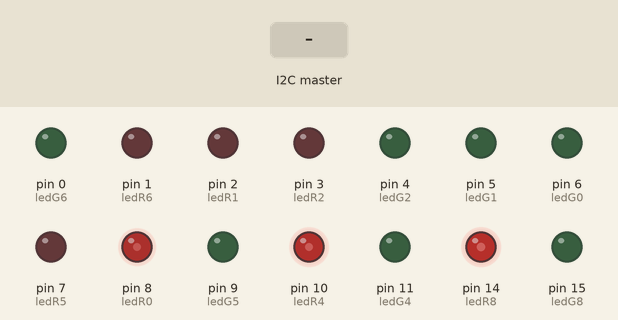
Simulated run of this sketch. Board: Arduino Uno, built with avr-gcc and run on an emulated ATmega328P. Parts: output pins drawn as LEDs (lit = HIGH). Inputs (shaded band) come from the test bench. Random numbers use the default seed unless the sketch sets one.

Above: at 1.2 s.
1.3 s: the I2C master sends the byte 1
At 1.78 s:
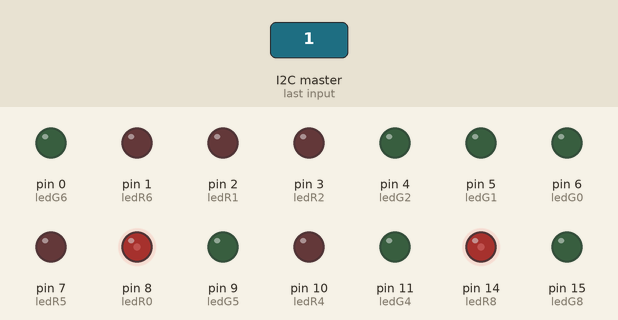
4.3 s: the I2C master sends the byte 2
At 4.72 s:
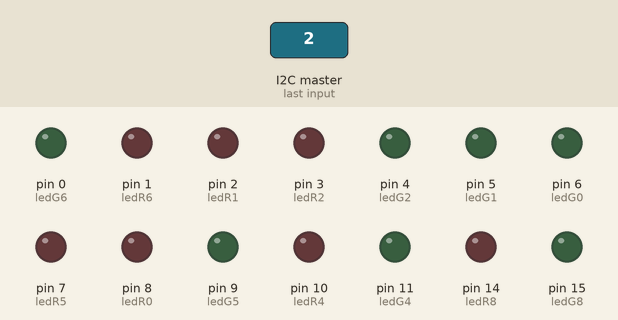
7.3 s: the I2C master sends the byte 90
Timing chart, 0 to 10.3 s (numbered marks = the images above; inputs shaded):
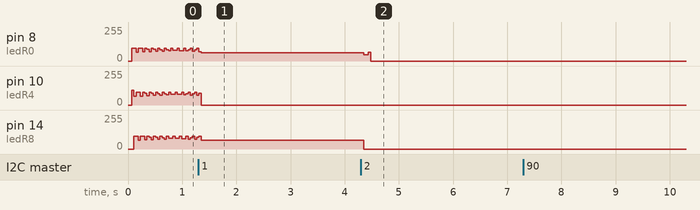

The sketch:

TicTacToeSlave.ino
```cpp
#include <Wire.h>
#include <Time.h>
#include <stdlib.h>

enum Choice {
  Empty, X, O};

struct Point {
  int x;
  int y;
};

class Game {
public:
  static const int board_size = 3;
private:
  Choice board[Game::board_size][Game::board_size];
  int moves;
public:
  Game();
  void make_move(Point p, Choice c);
  Choice board_at(int i, int j);
  int get_moves();
  void update_board();
  bool is_over();
  bool has_won(Choice c);
  void reset();
  void test();
};

class CPU {
  Game& game_;
public:
  CPU(Game& g);
  Point next_move();
};

Game::Game():
moves(0){
  for (int i = 0; i < Game::board_size; i++) {
    for (int j = 0; j < Game::board_size; j++) {
      board[i][j] = Empty;
    }
  }
}

void Game::make_move(Point p, Choice c) {
  board[p.x][p.y] = c;
  moves++;
}

int Game::get_moves() {
  return moves;
}

Choice Game::board_at(int i, int j) {
  return board[i][j];
}

void Game::update_board() {
  //todo: update LED lights
}

bool Game::is_over() {
  return has_won(X) || has_won(O) ||
    moves == Game::board_size * Game::board_size;
}

void Game::reset() {
  for (int j = 0; j < Game::board_size; j++) {
    for (int i = 0; i < Game::board_size; i++) {
      board[j][i] = Empty;
    }
  }
  moves = 0;
}

bool Game::has_won(Choice c) {
  bool broken = false;
  for (int i = 0; i < Game::board_size && !broken; i++) {
    if (board[i][i] != c) {
      broken = true;
    }
  }
  if (!broken)
    return true;

  broken = false;
  for (int i = 0; i < Game::board_size && !broken; i++) {
    if (board[Game::board_size - i - 1][i] != c) {
      broken = true;
    }
  }
  if (!broken)
    return true;

  broken = false;
  for (int i = 0; i < Game::board_size && !broken; i++) {
    if (board[i][Game::board_size - i - 1] != c) {
      broken = true;
    }
  }
  if (!broken)
    return true;
  for (int j = 0; j < Game::board_size; j++) {
    broken = false;
    for (int i = 0; i < Game::board_size && !broken; i++) {
      if (board[j][i] != c) {
        broken = true;
      }
    }
    if (!broken)
      return true;
  }
  for (int j = 0; j < Game::board_size; j++) {
    broken = false;
    for (int i = 0; i < Game::board_size && !broken; i++) {
      if (board[i][j] != c) {
        broken = true;
      }
    }
    if (!broken)
      return true;
  }
  return false;
}

CPU::CPU(Game &g):
game_(g) {
}
Point CPU::next_move(){
  Point p;
  do {
    p.x = random() % Game::board_size;
    p.y = random() % Game::board_size;
  }
  while (!game_.is_over() && game_.board_at(p.x, p.y) != Empty);
  return p;
}


Game game;
CPU cpu(game);

int const ledR0 = 8;
int const ledG0 = 6;

int const ledR1 = 2;
int const ledG1 = 5;

int const ledR2 = 3;
int const ledG2 = 4;

int const ledR3 = 12;
int const ledG3 = 13;

int const ledR4 = 10;
int const ledG4 = 11;

int const ledR5 = 7;
int const ledG5 = 9;

int const ledR6 = 1;
int const ledG6 = 0;

int const ledR7 = 16;
int const ledG7 = 17;

int const ledR8 = 14;
int const ledG8 = 15;


//rest of leds

void Game::test() {
  for (int i = 0; i < Game::board_size; i++) {
    for (int j = 0; j < Game::board_size; j++) {

      if (i==j)
        board[i][j] = X;


    }
  }
}

void setup()
{


  Wire.begin(5);
  Wire.onReceive(receiveEvent);
 // Serial.begin(9600);
  game.test();

  pinMode(ledR0,OUTPUT);
  pinMode(ledG0,OUTPUT);
  pinMode(ledR1,OUTPUT);
  pinMode(ledG1,OUTPUT);
  pinMode(ledR2,OUTPUT);
  pinMode(ledG2,OUTPUT);
  pinMode(ledR3,OUTPUT);
  pinMode(ledG3,OUTPUT);
  pinMode(ledR4,OUTPUT);
  pinMode(ledG4,OUTPUT);
  pinMode(ledR5,OUTPUT);
  pinMode(ledG5,OUTPUT);
  pinMode(ledR6,OUTPUT);
  pinMode(ledG6,OUTPUT);
  pinMode(ledR7,OUTPUT);
  pinMode(ledG7,OUTPUT);
  pinMode(ledR8,OUTPUT);
  pinMode(ledG8,OUTPUT);

  digitalWrite(1,LOW);
    digitalWrite(0,LOW);


}

void turnOn(int led) {
  digitalWrite(led, HIGH);
  delay(5);
  digitalWrite(led, LOW);
}

int updateLights() {
  Choice c;
  if ((c = game.board_at(0,0)) !=Empty) {
    if (c == X)
      turnOn(ledR0);
    else
      turnOn(ledG0);
  }

  if ((c = game.board_at(0,1)) !=Empty) {
    if (c == X)
      turnOn(ledR1);
    else
      turnOn(ledG1);
  }


  if ((c = game.board_at(0,2)) !=Empty) {
    if (c == X)
      turnOn(ledR2);
    else
      turnOn(ledG2);
  }


  if ((c = game.board_at(1,0)) !=Empty) {
    if (c == X)
      turnOn(ledR3);
    else
      turnOn(ledG3);
  }


  if ((c = game.board_at(1,1)) !=Empty) {
    if (c == X)
      turnOn(ledR4);
    else
      turnOn(ledG4);
  }

  if ((c = game.board_at(1,2)) !=Empty) {
    if (c == X)
      turnOn(ledR5);
    else
      turnOn(ledG5);
  }


  if ((c = game.board_at(2,0)) !=Empty) {
    if (c == X)
      turnOn(ledR6);
    else
      turnOn(ledG6);
  }


  if ((c = game.board_at(2,1)) !=Empty) {
    if (c == X)
      turnOn(ledR7);
    else
      turnOn(ledG7);
  }


  if ((c = game.board_at(2,2)) !=Empty) {
    if (c == X)
      turnOn(ledR8);
    else
      turnOn(ledG8);
  }
  return 0;
}
void loop()
{
  updateLights();

}

void receiveEvent(int howMany){

  if(Wire.available()){

    int btn_num = Wire.read();
    Point p;
    if (btn_num == 0) {
      p.x = 0;
      p.y = 0;
    } else if (btn_num == 1) {
      p.x = 0;
      p.y = 1;
    }else if (btn_num == 2) {
      p.x = 0;
      p.y = 2;
    }else if (btn_num == 3) {
      p.x = 1;
      p.y = 0;
    }else if (btn_num == 4) {
      p.x = 1;
      p.y = 1;
    }else if (btn_num == 5) {
      p.x = 1;
      p.y = 2;
    }else if (btn_num == 6) {
      p.x = 2;
      p.y = 0;
    }else if (btn_num == 7) {
      p.x = 2;
      p.y = 1;
    }else if (btn_num == 8) {
      p.x = 2;
      p.y = 2;
    }
    if (game.board_at(p.x, p.y) == Empty) {
      game.make_move(p, X);
      game.make_move(cpu.next_move(), O);
    }
    Serial.print(btn_num);

  }

}
```

Measured:
- after the input at 4.3 s, pin 8 (ledR0): 63/255 → 47/255 after 0.05 s, → 0/255 0.08 s later; pin 14 (ledR8): 64/255 → 0/255 after 0.05 s
